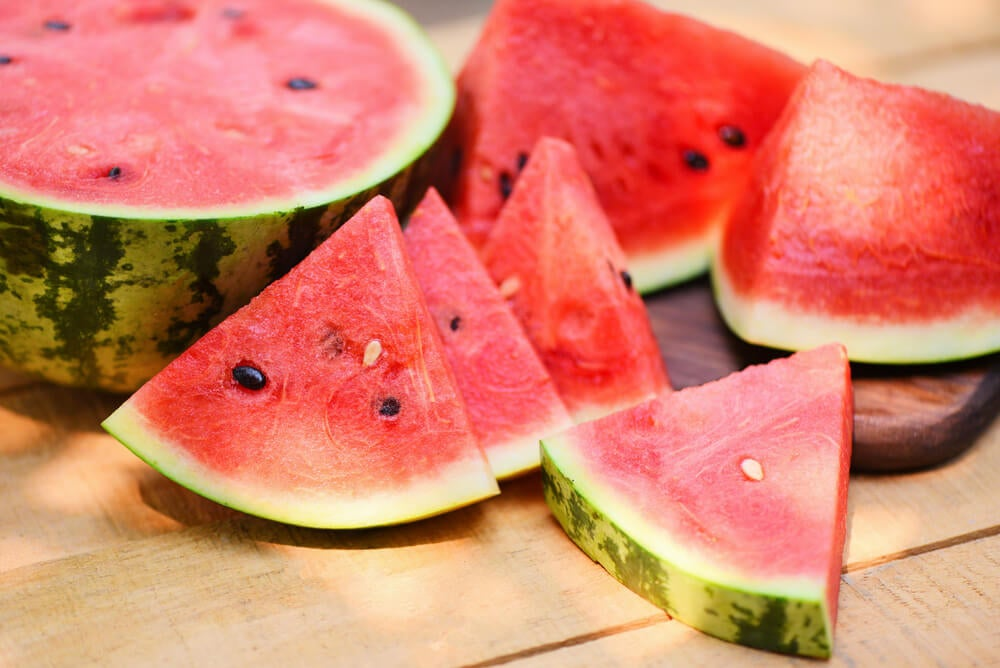
#> input picture data/Watermelon87_Semantic_Seg_Mask/img_dir/train/04_35-2.jpg, 1000 x 668 px, found by its file name
$ jupyter execute 'D-理解探索西瓜语义分割数据集.ipynb'
#> lines starting #> are read from the running program, lines starting #| are printed output that depends on the picture
[cell 1]
import os
import workspace_path
os.chdir(workspace_path.path)

## 加载数据集图片

[cell 2]
img_path = 'data/Watermelon87_Semantic_Seg_Mask/img_dir/train/04_35-2.jpg'
mask_path = 'data/Watermelon87_Semantic_Seg_Mask/ann_dir/train/04_35-2.png'

[cell 3]
from PIL import Image
import cv2
img = cv2.imread(img_path)
#> img is the input picture: shape (668, 1000, 3); mean B, G, R 106.4, 129, 216
print(img.shape)
#| (668, 1000, 3)
Image.open(img_path)

[cell 4]
mask = cv2.imread(mask_path)
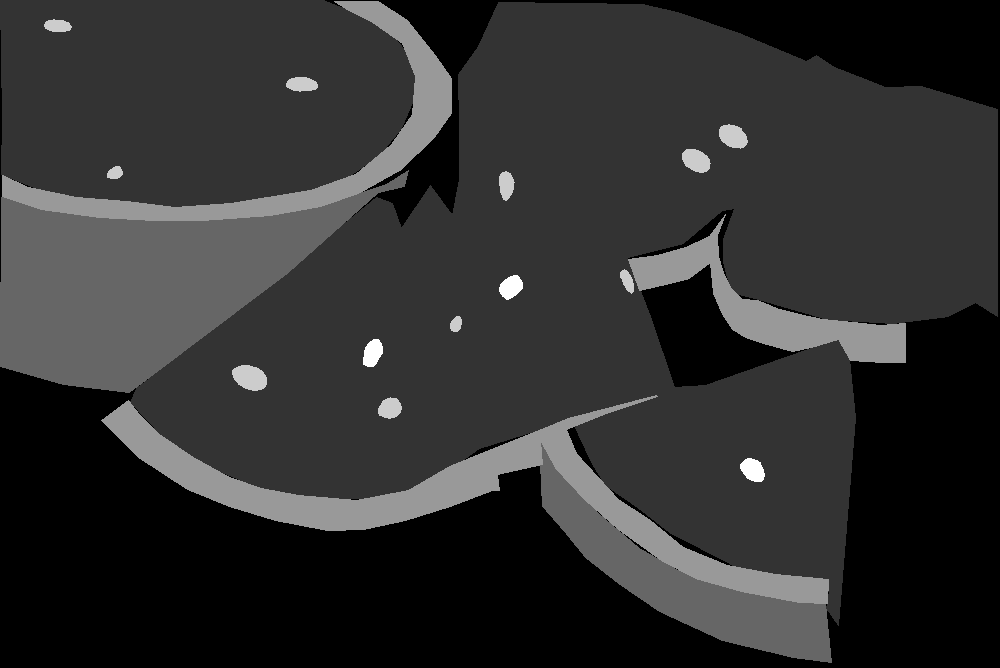
#> input picture data/Watermelon87_Semantic_Seg_Mask/ann_dir/train/04_35-2.png, 1000 x 668 px, found by its file name
#> mask is the input picture: shape (668, 1000, 3); min 0, max 5, mean 0.933
print(mask.shape)
#| (668, 1000, 3)
Image.open(mask_path)

## mask灰度图的含义

[cell 5]
# mask 语义分割标注，与原图大小相同, 共六种类型的标注
import numpy as np
np.unique(mask)
print('因此共六种类型的标注')

| 类别编号 | 类别名称   |
| -------- | ---------- |
| 0        | background       |
| 1        | red       |
| 2        | green   |
| 3        | white |
| 4        | seed-black      |
| 5        | seed-white  |

## 将语义分割标注叠加在原图上显示

[cell 6]
# 每个类别的 BGR 配色
palette = [
    ['background', [127,127,127]],
    ['red', [0,0,200]],
    ['green', [0,200,0]],
    ['white', [144,238,144]],
    ['seed-black', [30,30,30]],
    ['seed-white', [8,189,251]]
]
palette_dict = {}
for idx, each in enumerate(palette):
    palette_dict[idx] = each[1]
palette_dict

[cell 7]
# 将mask中的标注映射为对应类别的颜色
import matplotlib.pyplot as plt
viz_mask_bgr = np.zeros((img.shape))
for idx in palette_dict.keys():
    viz_mask_bgr[np.where(mask[:,:,0]==idx)] = palette_dict[idx]
viz_mask_bgr = viz_mask_bgr.astype('uint8')
plt.imshow(viz_mask_bgr[:,:,::-1])
plt.show()
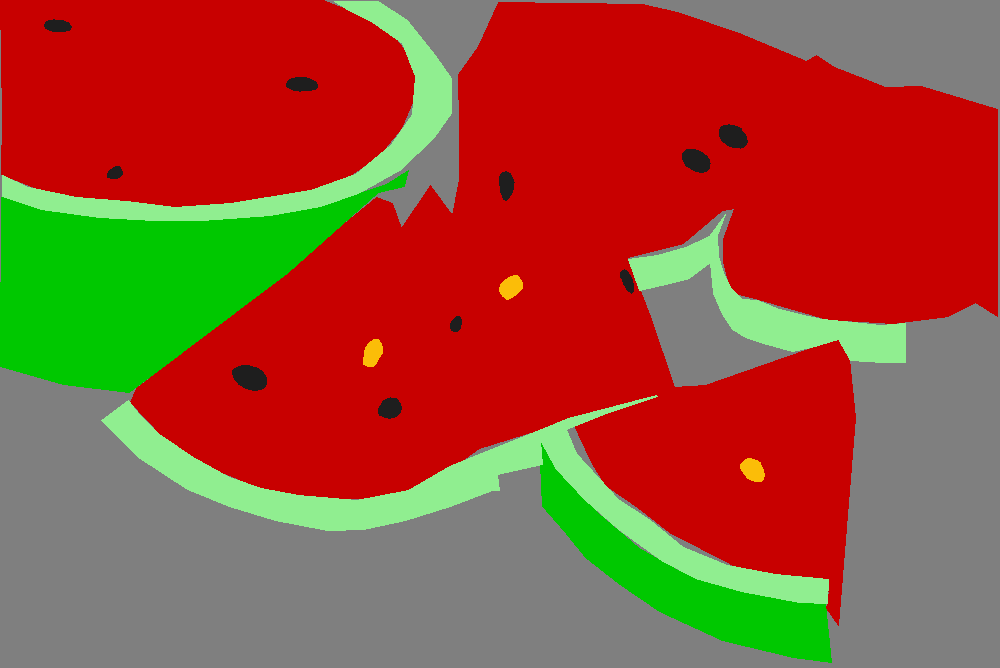
#> shown: shape (668, 1000, 3); mean R, G, B 154.2, 75.6, 51

[cell 8]
# 将语义分割标注图和原图叠加显示
opacity = 0.45 # 透明度越大，可视化效果越接近原图
label_viz = cv2.addWeighted(img, opacity, viz_mask_bgr, 1-opacity, 0)
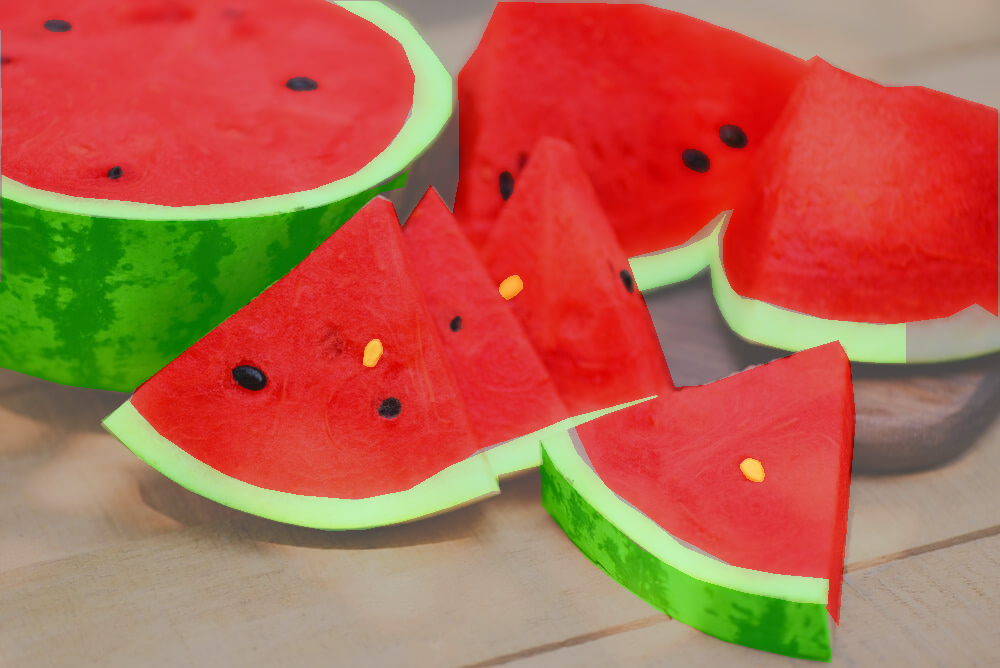
#> label_viz: shape (668, 1000, 3); mean B, G, R 75.9, 99.6, 182
plt.imshow(label_viz[:,:,::-1])
plt.show()

## 批量可视化图像和标注

[cell 9]
# 指定图像和标注路径
PATH_IMAGE = 'data/Watermelon87_Semantic_Seg_Mask/img_dir/train'
PATH_MASKS = 'data/Watermelon87_Semantic_Seg_Mask/ann_dir/train'

[cell 10]
# n 行 n 列可视化
n = 5
# 透明度越大，可视化效果越接近原图
opacity = 0.45

fig, axes = plt.subplots(nrows=n, ncols=n, sharex=True, figsize=(12,12))

for i, file_name in enumerate(os.listdir(PATH_IMAGE)[:n**2]):

    # 载入图像和标注
    img_path = os.path.join(PATH_IMAGE, file_name)
    mask_path = os.path.join(PATH_MASKS, file_name.split('.')[0]+'.png')
    img = cv2.imread(img_path)
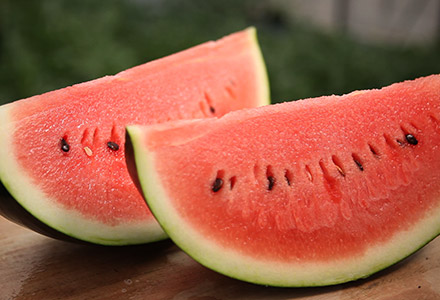
#> input picture data/Watermelon87_Semantic_Seg_Mask/img_dir/train/045_sozai_l.jpg, 440 x 300 px, found by its file name
#> img is the input picture: shape (300, 440, 3); mean B, G, R 71.5, 94, 158.8
    mask = cv2.imread(mask_path)
    mask = mask[:,:,0]
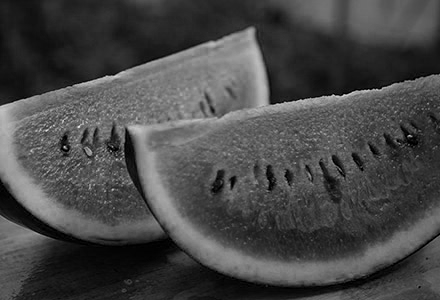
#> mask: shape (300, 440); min 0, max 231, mean 71.5

    # 将预测的整数ID，映射为对应类别的颜色
    viz_mask_bgr = np.zeros((mask.shape[0], mask.shape[1], 3))
    for idx in palette_dict.keys():
        viz_mask_bgr[np.where(mask==idx)] = palette_dict[idx]
    viz_mask_bgr = viz_mask_bgr.astype('uint8')

    # 将语义分割标注图和原图叠加显示
    label_viz = cv2.addWeighted(img, opacity, viz_mask_bgr, 1-opacity, 0)
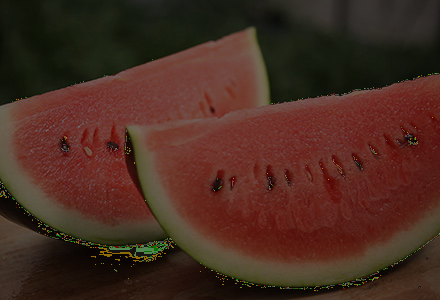
#> label_viz: shape (300, 440, 3); mean B, G, R 32.7, 43.4, 72.4
#> pass 3 of the loop `for i, file_name in enumerate(os.listdir(PATH_IMAGE)[:n**2]):`:
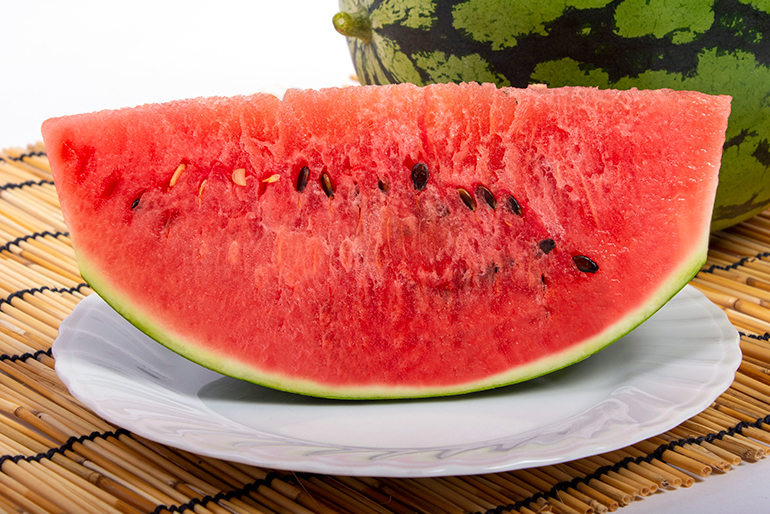
#> input picture data/Watermelon87_Semantic_Seg_Mask/img_dir/train/0778_02.jpg, 770 x 514 px, found by its file name
#> img is the input picture: shape (514, 770, 3); mean B, G, R 99.8, 117.9, 191.2
#> `mask = mask[:,:,0]`:
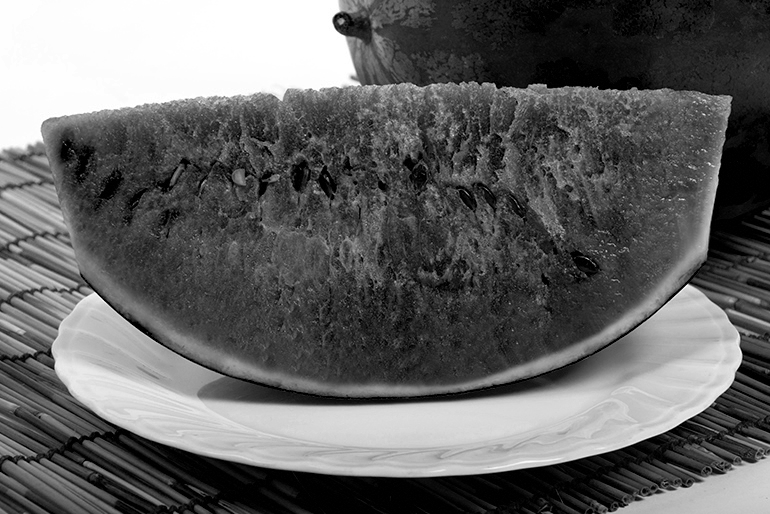
#> mask: shape (514, 770); min 0, max 255, mean 99.8
#> `label_viz = cv2.addWeighted(img, opacity, viz_mask_bgr, 1-opacity, 0)`:
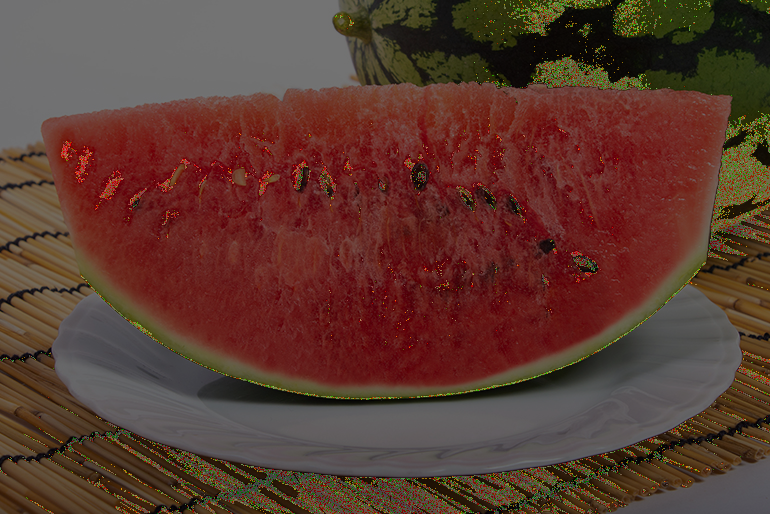
#> label_viz: shape (514, 770, 3); mean B, G, R 48.1, 57.9, 91.3

    # 可视化
    axes[i//n, i%n].imshow(label_viz[:,:,::-1])
    axes[i//n, i%n].axis('off') # 关闭坐标轴显示
fig.suptitle('Image and Semantic Label', fontsize=30)
plt.tight_layout()
plt.show()
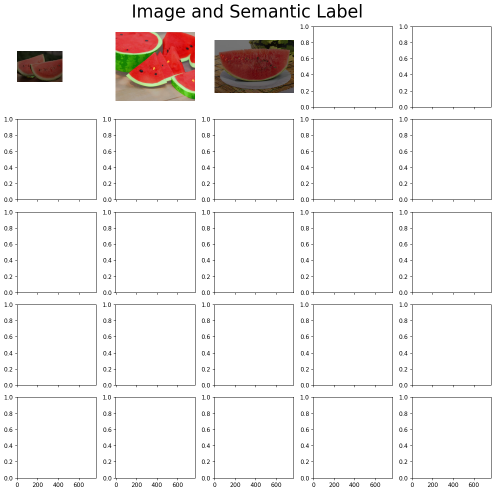
#> figure drawn by matplotlib, 3 panels
